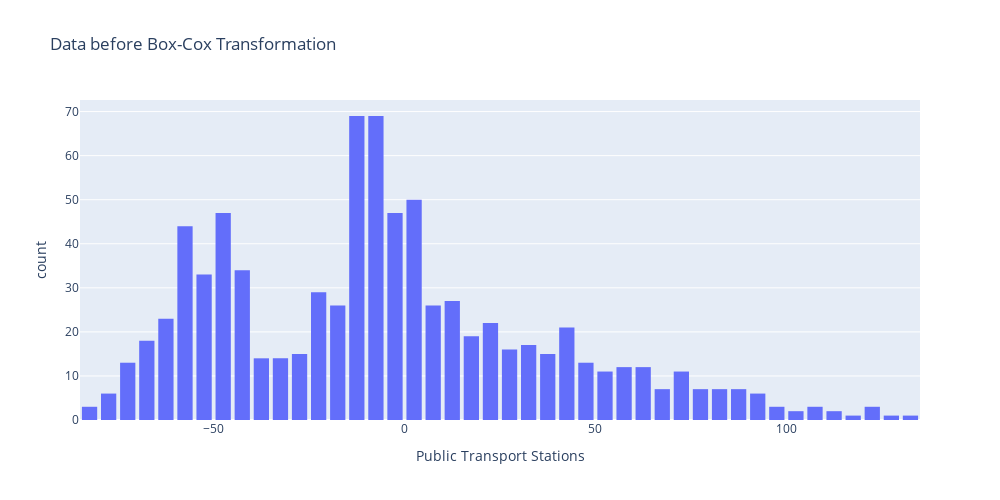

The cell this chart's notebook holds for it:
### Code cell
fig = px.histogram(
    data_frame=google,
    x=skewed_cols[1],
    labels=dict(transit_stations=helper.TITLES[3]),
    title="Data before Box-Cox Transformation",
    nbins=50,
    width=PLOT_WIDTH,
    height=PLOT_HEIGHT,
)

fig.update_layout(
    showlegend=False,
    bargap=0.2,
    font_size=TITLE_FONT_SIZE,
    xaxis=dict(rangeselector_font_size=AXIS_FONT_SIZE),
    yaxis=dict(tickfont_size=AXIS_FONT_SIZE),
)
fig.show()
fig.write_image("../plots/Box-Cox - Before.png")

### Figure 1 — Plotly figure (JSON) as saved in the notebook; plotly's stock layout.template omitted (floating-point values rounded to 4 significant figures; data arrays with more than 128 entries replaced by an {"elided": "..."} marker saying what was removed)
{"data": [{"alignmentgroup": "True", "bingroup": "x", "hovertemplate": "Public Transport Stations=%{x}<br>count=%{y}<extra></extra>", "legendgroup": "", "marker": {"color": "#636efa", "pattern": {"shape": ""}}, "name": "", "nbinsx": 50, "offsetgroup": "", "orientation": "v", "showlegend": false, "type": "histogram", "x": {"elided": "826 float values"}, "xaxis": "x", "yaxis": "y"}], "layout": {"bargap": 0.2, "barmode": "relative", "font": {"size": 12}, "height": 500, "legend": {"tracegroupgap": 0}, "showlegend": false, "title": {"text": "Data before Box-Cox Transformation"}, "width": 1000, "xaxis": {"anchor": "y", "domain": [0, 1], "rangeselector": {"font": {"size": 12}}, "title": {"text": "Public Transport Stations"}}, "yaxis": {"anchor": "x", "domain": [0, 1], "tickfont": {"size": 12}, "title": {"text": "count"}}}}
